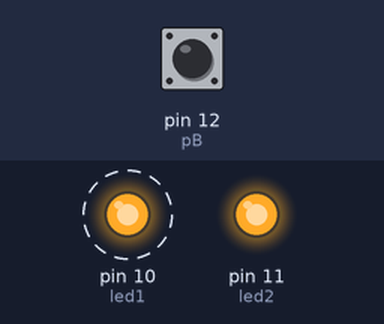
A sketch run on a simulated Arduino Uno, built with avr-gcc and run on an emulated ATmega328P. Parts: output pins drawn as LEDs (lit = HIGH). Dashed ring = blinking. Inputs (shaded band) come from the test bench; at power-on: pin 12 (pB) HIGH. What the sketch prints to the serial monitor is not drawn.

Above: at 1.2 s.
1.3 s: pin 12 (pB) pulled LOW for 0.15 s
At 1.38 s:
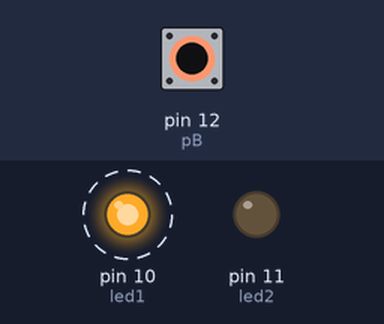
4.3 s: pin 12 (pB) pulled LOW for 1 s
At 6.4 s:
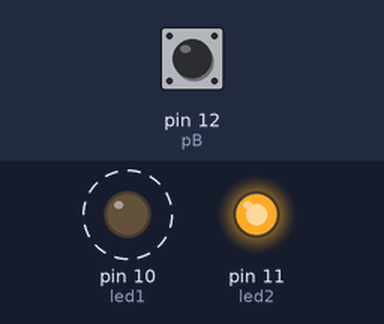
7.3 s: pin 12 (pB) pulled LOW for 3.2 s
At 8.8 s:
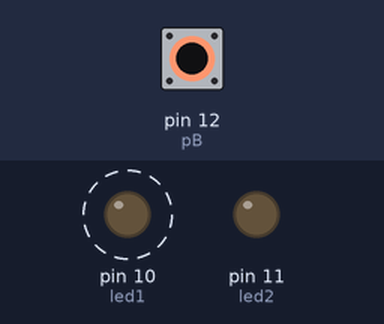
Timing chart, 0 to 19.5 s (numbered marks = the images above; inputs shaded):
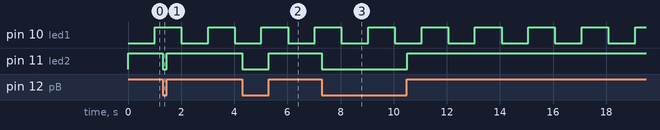

The sketch:

_value_displayed_on_serial_monitor_and_blink__without_delay_.ino
```cpp
/* PB value displayed on serial monitor and blink (without using Delay)
This program enables one LED(led1) to blink continuously without using the delay function, which allows other parts of the code to run without being interrupted.
It also enables the builtin pullup resistor on the pushbutton pin by setting it as an INPUT_PULLUP.
The other LED(led2) stays on unless the pushbutton is pressed, and the program also displays the state of the button on the serial monitor.
When the pushbutton is not pressed, it displays pB=1 (HIGH) to the serial monitor, and when the pushbutton is pressed, it display pB=0 (LOW).
*/

//define the pins for the leds and pushbutton
const int led1 = 10;      //led1 pin is connected to pin 10
const int led2 = 11;      //led2 pin is connected to pin 11
const int pB = 12;        //pushbutton pin is connected to pin 12
int buttonState;          //declare a variable to hold button state value
int ledState = LOW;       //set led state to off

unsigned long previousMillis = 0;  //time since last LED blink
const long interval = 1000;        //interval at which to blink in milliseconds

void setup() {
  pinMode(led1, OUTPUT);        //initialize led1 as an OUTPUT
  pinMode(led2, OUTPUT);        //initialize led2 as an OUTPUT
  pinMode(pB, INPUT_PULLUP);    //initialize pB pin as an INPUT with internal pullup resistor
  Serial.begin(9600);           //initialize Serial monitor with baud rate of 9600
}

void loop() {

  unsigned long currentMillis = millis();     //get current time

//blink LED if specified interval has passed
  if (currentMillis - previousMillis >= interval) {
    // save the last time you blinked the LED
    previousMillis = currentMillis;

//toggle led state
    if (ledState == LOW) {
      ledState = HIGH;
    } else {
      ledState = LOW;
    }

    digitalWrite(led1, ledState);    //set the LED with the ledState of the variable
  }

  buttonState = digitalRead(pB);     //read the pushbutton state and store results in the buttonState variable

if (buttonState == HIGH) {           //if pushbutton is not pressed (HIGH)
    digitalWrite(led2, HIGH);        //turn led2 ON
  } else {                           //if pushbutton is pressed (LOW)
    digitalWrite(led2, LOW);         //turn led2 OFF
  }

//display pushbutton's state on the Serial Monitor
Serial.print("pB=");             //print the labe pB=
Serial.print("\t");              //add a tab space for easier reading
Serial.println(buttonState);     //display pushbutton's state
}
```

Measured:
- after the input at 1.3 s, pin 11 (led2): HIGH → LOW at once, → HIGH 0.15 s later
- after the input at 4.3 s, pin 11 (led2): HIGH → LOW at once, → HIGH 1.0 s later
- after the input at 7.3 s, pin 11 (led2): HIGH → LOW at once, → HIGH 3.2 s later
- by itself, pin 10 (led1): alternates HIGH for 1.0 s and LOW for 1.0 s
